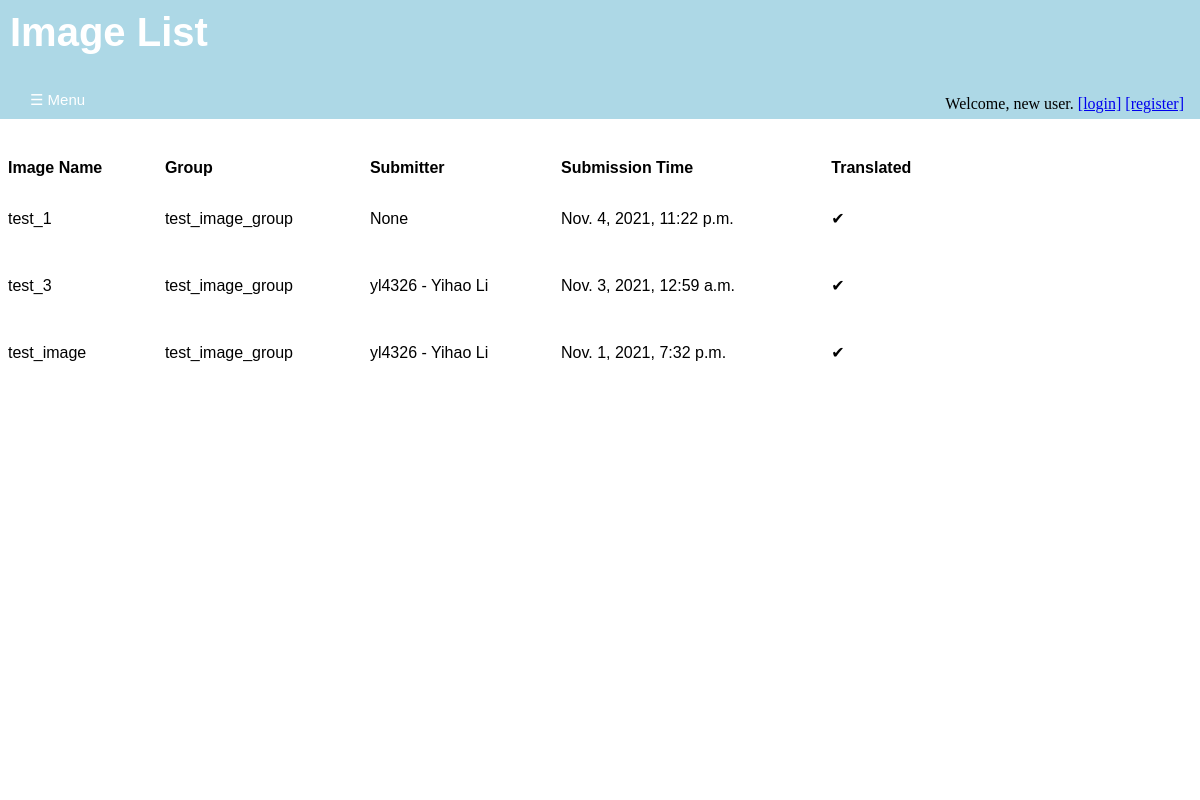
Page /annotations/image_list/ on the committed database.
### annotations/models.py (models this page shows, shortened)
class Image(models.Model):
    image_name = models.CharField(max_length = 200, unique=True)
    submission_date = models.DateTimeField('date of submission')
    image_upload = models.FileField(upload_to = svs_rename)
    translated = models.BooleanField(default= 'False')
    svs_path = models.FilePathField(path = "/home/alexliyihao/svss", match = ".*\.svs")
    dzi_path = models.FilePathField(path = "/home/alexliyihao/dzis", match = ".*\.dzi")
    height = models.PositiveIntegerField()
    width = models.PositiveIntegerField()
    image_description = models.TextField()
    completely_annotated = models.BooleanField(default = 'False')
    group = models.ForeignKey(ImageGroup, on_delete=models.SET_NULL, blank = True, null = True)
    submit_user = models.ForeignKey(User, on_delete=models.PROTECT, blank = True, null = True)

class ImageGroup(models.Model):
    group_name = models.CharField(max_length = 200, unique=True)
    group_description = models.TextField()
    def __str__(self):
      return self.group_name

class User(auth_user):
    UNI = models.CharField(max_length = 8, unique=True)
    register_date = models.DateTimeField('date of registration', blank = True)
    organizations = models.ForeignKey('Organization', on_delete=models.PROTECT,null = True, blank = True)
    def __str__(self):
      return f"{self.UNI} - {self.first_name} {self.last_name}"

### annotations/views.py (the view)
# urls.py: path('image_list/', views.ImageListView.as_view(), name='image-list'),
class ImageListView(generic.ListView):
    template_name = 'annotations/image_list.html'
    context_object_name = 'image_list'
    def get_queryset(self):
        return Image.objects.order_by('-submission_date')

### annotations/templates/annotations/image_list.html (shortened to what this page needs)
{% extends 'annotations/base.html' %}
{% block content %}
  {% if image_list %}
    <div id='title' class='title'>
      <h1>Image List</h1>
      <div id='login-widget' class='login-widget'>
      {% if user.is_authenticated %}
         <p>Welcome, {{ user.get_username }}.</p>
         <a href="{% url 'annotations:logout' %}">[logout]</a>
      {% else %}
        <p>Welcome, new user.</p>
        <a href="{% url 'annotations:login' %}" >[login]</a>
        <a href="{% url 'annotations:registration' %}" >[register]</a>
      {% endif %}
      </div>
      <button class="openbutton" onclick="openNav()">&#9776; Menu</button>
    </div>
    <div id='body' class='body'>
      <table>
        <tr>
          <th>Image Name</th>
          <th>Group</th>
          <th>Submitter</th>
          <th>Submission Time</th>
          <th>Translated</th>
        </tr>
        {% for image in image_list %}
          <tr>
            <td>
            {% if image.translated %}
               <a href="{% url 'annotations:image-views' image.id %}">{{ image.image_name }}
               </a>
            {% else %}
               <a>{{image.image_name}}</a>
            {% endif %}
            <td><a> {{ image.group }} </a></td>
            <td><a> {{ image.submit_user }}</a></td>
            <td><a> {{ image.submission_date }}</a></td>
            <td><p> {{ image.translated|yesno:"✔,✘" }} </p></td>
           </tr>
        {% endfor %}
      </table>
    </div>
  {% else %}
    <div id='title' class = "title">
      <h1>No images are available.</h1>
    </div>
  {% endif %}
{% endblock %}

### annotations/static/annotations/style.css (style rules this page uses)
div#login-widget.login-widget { position: absolute; right: 1em; bottom: 0px; width: auto; height: 1.5em; }
.login-widget a { display: inline-block; }
.login-widget p { display: inline-block; margin-block-start: 0em; margin-block-end: 0em; }
div#title.title { background-color: lightblue; align-items: center; position:fixed; top:0px; left:0px; height:calc(10% + 39px); width: 100%; transition: margin-left .8s; transition: width .8s; display: flex; flex: 1 1 auto; justify-content: flex-start; }
.title h1 { position: absolute; font-size: 2.5em; z-index: 1; top: 0em; margin-block-start: 0em; margin-block-end: 0em; padding-top: 0.25em; padding-left: 0.25em; }
.openbutton { position: absolute; bottom: 0; z-index: 1; font-size: 15px; cursor: pointer; background-color: lightblue; color: white; float: left; padding: 10px 2em; border: none; }
div#body.body { position:absolute; left:0px; top: calc(10% + 39px); height: 85%; width: 100%; background-color: white; transition: margin-left .8s; transition: width .8s; display: flex; flex: 1 1 auto; flex-direction:column; justify-content: flex-start; }
h1 { display: table-cell; color: white; text-align: left; font-size: 2em; font-family: Arial, Helvetica, sans-serif; }
table { top: 10%; margin-top: 2em; width: 80%; padding: 0; border-collapse: collapse; font-family: Arial, Helvetica, sans-serif; table-layout:auto; }
td, th { text-align: left; padding: 0.5em; text-decoration: none; }
.body a { text-decoration: none; }
.body a:link { color:black; }

### rows in the picture
Image: image_name "test_1", group "test_image_group", submit_user "None", submission_date "Nov. 4, 2021, 11:22 p.m.", translated "✔"
Image: image_name "test_3", group "test_image_group", submit_user "yl4326 - Yihao Li", submission_date "Nov. 3, 2021, 12:59 a.m.", translated "✔"
Image: image_name "test_image", group "test_image_group", submit_user "yl4326 - Yihao Li", submission_date "Nov. 1, 2021, 7:32 p.m.", translated "✔"
